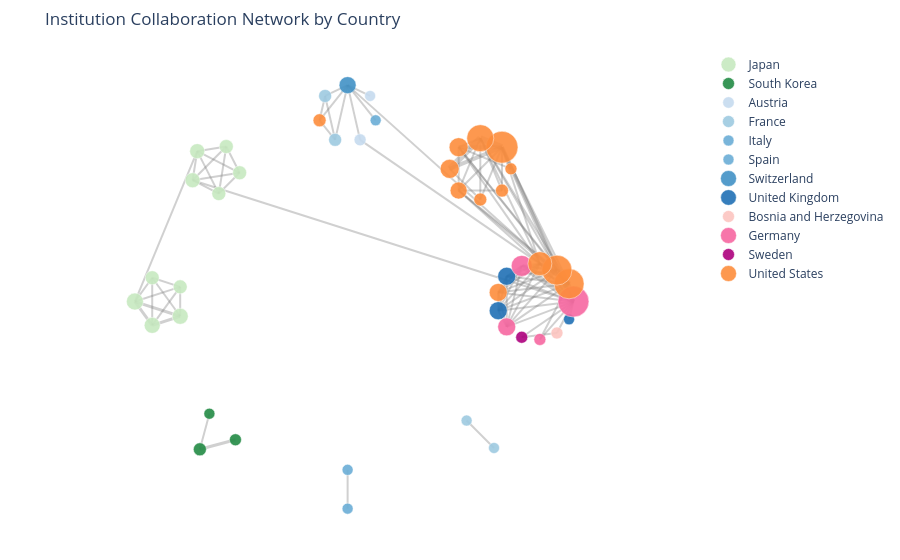

Notebook cell for this chart:
### Markdown cell above
### Plot: collaboration network by country

### Code cell
make_country_plot(
    node_df_step2,
    edge_df_step2,
    positions_step2,
    title="Institution Collaboration Network by Country",
    save_name="Institution_Collaboration_Network_by_Country.png",
)

### Figure 1 — Plotly figure (JSON) as saved in the notebook; plotly's stock layout.template omitted (floating-point values rounded to 4 significant figures)
{"data": [{"hoverinfo": "text", "line": {"color": "rgba(120, 120, 120, 0.35)", "width": 6.0}, "mode": "lines", "showlegend": false, "text": "BNL - JLab: 5 shared contributions", "type": "scatter", "x": [4.243, 4.936, null], "y": [5.223, 4.936, null]}, {"hoverinfo": "text", "line": {"color": "rgba(120, 120, 120, 0.35)", "width": 6.0}, "mode": "lines", "showlegend": false, "text": "BNL - Cornell: 5 shared contributions", "type": "scatter", "x": [4.243, 3.263, null], "y": [5.223, 4.243, null]}, {"hoverinfo": "text", "line": {"color": "rgba(120, 120, 120, 0.35)", "width": 5.0}, "mode": "lines", "showlegend": false, "text": "LBNL - SLAC: 4 shared contributions", "type": "scatter", "x": [6.693, 7.08, null], "y": [1.004, 0.567, null]}, {"hoverinfo": "text", "line": {"color": "rgba(120, 120, 120, 0.35)", "width": 5.0}, "mode": "lines", "showlegend": false, "text": "DESY - TUHH: 4 shared contributions", "type": "scatter", "x": [7.22, 5.567, null], "y": [0.0, 1.141, null]}, {"hoverinfo": "text", "line": {"color": "rgba(120, 120, 120, 0.35)", "width": 4.0}, "mode": "lines", "showlegend": false, "text": "Cornell - JLab: 3 shared contributions", "type": "scatter", "x": [3.263, 4.936, null], "y": [4.243, 4.936, null]}, {"hoverinfo": "text", "line": {"color": "rgba(120, 120, 120, 0.35)", "width": 4.0}, "mode": "lines", "showlegend": false, "text": "JLab - ORNL: 3 shared contributions", "type": "scatter", "x": [4.936, 3.55, null], "y": [4.936, 4.936, null]}, {"hoverinfo": "text", "line": {"color": "rgba(120, 120, 120, 0.35)", "width": 4.0}, "mode": "lines", "showlegend": false, "text": "DESY - LBNL: 3 shared contributions", "type": "scatter", "x": [7.22, 6.693, null], "y": [0.0, 1.004, null]}, {"hoverinfo": "text", "line": {"color": "rgba(120, 120, 120, 0.35)", "width": 4.0}, "mode": "lines", "showlegend": false, "text": "JLab - LBNL: 3 shared contributions", "type": "scatter", "x": [4.936, 6.693, null], "y": [4.936, 1.004, null]}, {"hoverinfo": "text", "line": {"color": "rgba(120, 120, 120, 0.35)", "width": 3.0}, "mode": "lines", "showlegend": false, "text": "ANL - SLAC: 2 shared contributions", "type": "scatter", "x": [6.147, 7.08, null], "y": [1.211, 0.567, null]}, {"hoverinfo": "text", "line": {"color": "rgba(120, 120, 120, 0.35)", "width": 3.0}, "mode": "lines", "showlegend": false, "text": "RIKEN - RNC: 2 shared contributions", "type": "scatter", "x": [-6.8, -5.353, null], "y": [8.328e-16, -0.4702, null]}, {"hoverinfo": "text", "line": {"color": "rgba(120, 120, 120, 0.35)", "width": 3.0}, "mode": "lines", "showlegend": false, "text": "ANL - LBNL: 2 shared contributions", "type": "scatter", "x": [6.147, 6.693, null], "y": [1.211, 1.004, null]}, {"hoverinfo": "text", "line": {"color": "rgba(120, 120, 120, 0.35)", "width": 3.0}, "mode": "lines", "showlegend": false, "text": "RIKEN - TRIP: 2 shared contributions", "type": "scatter", "x": [-6.8, -6.247, null], "y": [8.328e-16, -0.7608, null]}, {"hoverinfo": "text", "line": {"color": "rgba(120, 120, 120, 0.35)", "width": 3.0}, "mode": "lines", "showlegend": false, "text": "RNC - TRIP: 2 shared contributions", "type": "scatter", "x": [-5.353, -6.247, null], "y": [-0.4702, -0.7608, null]}, {"hoverinfo": "text", "line": {"color": "rgba(120, 120, 120, 0.35)", "width": 3.0}, "mode": "lines", "showlegend": false, "text": "KBSI - PAL: 2 shared contributions", "type": "scatter", "x": [-3.586, -4.723, null], "y": [-4.419, -4.723, null]}, {"hoverinfo": "text", "line": {"color": "rgba(120, 120, 120, 0.35)", "width": 3.0}, "mode": "lines", "showlegend": false, "text": "DESY - SLAC: 2 shared contributions", "type": "scatter", "x": [7.22, 7.08, null], "y": [0.0, 0.567, null]}, {"hoverinfo": "text", "line": {"color": "rgba(120, 120, 120, 0.35)", "width": 3.0}, "mode": "lines", "showlegend": false, "text": "DESY - JLab: 2 shared contributions", "type": "scatter", "x": [7.22, 4.936, null], "y": [0.0, 4.936, null]}, {"hoverinfo": "text", "line": {"color": "rgba(120, 120, 120, 0.35)", "width": 2.0}, "mode": "lines", "showlegend": false, "text": "DESY - LU: 1 shared contributions", "type": "scatter", "x": [7.22, 5.567, null], "y": [0.0, -1.141, null]}, {"hoverinfo": "text", "line": {"color": "rgba(120, 120, 120, 0.35)", "width": 2.0}, "mode": "lines", "showlegend": false, "text": "DESY - UniSarajevo: 1 shared contributions", "type": "scatter", "x": [7.22, 6.693, null], "y": [0.0, -1.004, null]}, {"hoverinfo": "text", "line": {"color": "rgba(120, 120, 120, 0.35)", "width": 2.0}, "mode": "lines", "showlegend": false, "text": "LU - UniSarajevo: 1 shared contributions", "type": "scatter", "x": [5.567, 6.693, null], "y": [-1.141, -1.004, null]}, {"hoverinfo": "text", "line": {"color": "rgba(120, 120, 120, 0.35)", "width": 2.0}, "mode": "lines", "showlegend": false, "text": "IRFU - Paris-Saclay: 1 shared contributions", "type": "scatter", "x": [3.804, 4.681, null], "y": [-3.804, -4.681, null]}, {"hoverinfo": "text", "line": {"color": "rgba(120, 120, 120, 0.35)", "width": 2.0}, "mode": "lines", "showlegend": false, "text": "KAERI - PAL: 1 shared contributions", "type": "scatter", "x": [-4.419, -4.723, null], "y": [-3.586, -4.723, null]}, {"hoverinfo": "text", "line": {"color": "rgba(120, 120, 120, 0.35)", "width": 2.0}, "mode": "lines", "showlegend": false, "text": "UChicago - UoL: 1 shared contributions", "type": "scatter", "x": [4.815, 5.087, null], "y": [0.292, 0.809, null]}, {"hoverinfo": "text", "line": {"color": "rgba(120, 120, 120, 0.35)", "width": 2.0}, "mode": "lines", "showlegend": false, "text": "DESY - HZB: 1 shared contributions", "type": "scatter", "x": [7.22, 6.147, null], "y": [0.0, -1.211, null]}, {"hoverinfo": "text", "line": {"color": "rgba(120, 120, 120, 0.35)", "width": 2.0}, "mode": "lines", "showlegend": false, "text": "TUHH - UoL: 1 shared contributions", "type": "scatter", "x": [5.567, 5.087, null], "y": [1.141, 0.809, null]}, {"hoverinfo": "text", "line": {"color": "rgba(120, 120, 120, 0.35)", "width": 2.0}, "mode": "lines", "showlegend": false, "text": "TUHH - UChicago: 1 shared contributions", "type": "scatter", "x": [5.567, 4.815, null], "y": [1.141, 0.292, null]}, {"hoverinfo": "text", "line": {"color": "rgba(120, 120, 120, 0.35)", "width": 2.0}, "mode": "lines", "showlegend": false, "text": "SLAC - UoL: 1 shared contributions", "type": "scatter", "x": [7.08, 5.087, null], "y": [0.567, 0.809, null]}, {"hoverinfo": "text", "line": {"color": "rgba(120, 120, 120, 0.35)", "width": 2.0}, "mode": "lines", "showlegend": false, "text": "DESY - ISIS: 1 shared contributions", "type": "scatter", "x": [7.22, 7.08, null], "y": [0.0, -0.567, null]}, {"hoverinfo": "text", "line": {"color": "rgba(120, 120, 120, 0.35)", "width": 2.0}, "mode": "lines", "showlegend": false, "text": "SLAC - TUHH: 1 shared contributions", "type": "scatter", "x": [7.08, 5.567, null], "y": [0.567, 1.141, null]}, {"hoverinfo": "text", "line": {"color": "rgba(120, 120, 120, 0.35)", "width": 2.0}, "mode": "lines", "showlegend": false, "text": "LBNL - UoL: 1 shared contributions", "type": "scatter", "x": [6.693, 5.087, null], "y": [1.004, 0.809, null]}, {"hoverinfo": "text", "line": {"color": "rgba(120, 120, 120, 0.35)", "width": 2.0}, "mode": "lines", "showlegend": false, "text": "LBNL - UChicago: 1 shared contributions", "type": "scatter", "x": [6.693, 4.815, null], "y": [1.004, 0.292, null]}, {"hoverinfo": "text", "line": {"color": "rgba(120, 120, 120, 0.35)", "width": 2.0}, "mode": "lines", "showlegend": false, "text": "LBNL - TUHH: 1 shared contributions", "type": "scatter", "x": [6.693, 5.567, null], "y": [1.004, 1.141, null]}, {"hoverinfo": "text", "line": {"color": "rgba(120, 120, 120, 0.35)", "width": 2.0}, "mode": "lines", "showlegend": false, "text": "KIT - UoL: 1 shared contributions", "type": "scatter", "x": [5.087, 5.087, null], "y": [-0.809, 0.809, null]}, {"hoverinfo": "text", "line": {"color": "rgba(120, 120, 120, 0.35)", "width": 2.0}, "mode": "lines", "showlegend": false, "text": "KIT - UChicago: 1 shared contributions", "type": "scatter", "x": [5.087, 4.815, null], "y": [-0.809, 0.292, null]}, {"hoverinfo": "text", "line": {"color": "rgba(120, 120, 120, 0.35)", "width": 2.0}, "mode": "lines", "showlegend": false, "text": "KIT - TUHH: 1 shared contributions", "type": "scatter", "x": [5.087, 5.567, null], "y": [-0.809, 1.141, null]}, {"hoverinfo": "text", "line": {"color": "rgba(120, 120, 120, 0.35)", "width": 2.0}, "mode": "lines", "showlegend": false, "text": "SLAC - UChicago: 1 shared contributions", "type": "scatter", "x": [7.08, 4.815, null], "y": [0.567, 0.292, null]}, {"hoverinfo": "text", "line": {"color": "rgba(120, 120, 120, 0.35)", "width": 2.0}, "mode": "lines", "showlegend": false, "text": "Kyutech - OMU: 1 shared contributions", "type": "scatter", "x": [-3.879, -3.452, null], "y": [4.955, 4.117, null]}, {"hoverinfo": "text", "line": {"color": "rgba(120, 120, 120, 0.35)", "width": 2.0}, "mode": "lines", "showlegend": false, "text": "KEK - Kyutech: 1 shared contributions", "type": "scatter", "x": [-4.955, -3.879, null], "y": [3.879, 4.955, null]}, {"hoverinfo": "text", "line": {"color": "rgba(120, 120, 120, 0.35)", "width": 2.0}, "mode": "lines", "showlegend": false, "text": "KEK - OMU: 1 shared contributions", "type": "scatter", "x": [-4.955, -3.452, null], "y": [3.879, 4.117, null]}, {"hoverinfo": "text", "line": {"color": "rgba(120, 120, 120, 0.35)", "width": 2.0}, "mode": "lines", "showlegend": false, "text": "Mines Paris - UW-Madison: 1 shared contributions", "type": "scatter", "x": [-0.7193, -0.8969, null], "y": [6.574, 5.795, null]}, {"hoverinfo": "text", "line": {"color": "rgba(120, 120, 120, 0.35)", "width": 2.0}, "mode": "lines", "showlegend": false, "text": "EFEI - UW-Madison: 1 shared contributions", "type": "scatter", "x": [-0.3992, -0.8969, null], "y": [5.171, 5.795, null]}, {"hoverinfo": "text", "line": {"color": "rgba(120, 120, 120, 0.35)", "width": 2.0}, "mode": "lines", "showlegend": false, "text": "EFEI - Mines Paris: 1 shared contributions", "type": "scatter", "x": [-0.3992, -0.7193, null], "y": [5.171, 6.574, null]}, {"hoverinfo": "text", "line": {"color": "rgba(120, 120, 120, 0.35)", "width": 2.0}, "mode": "lines", "showlegend": false, "text": "CERN - UW-Madison: 1 shared contributions", "type": "scatter", "x": [4.237e-16, -0.8969, null], "y": [6.92, 5.795, null]}, {"hoverinfo": "text", "line": {"color": "rgba(120, 120, 120, 0.35)", "width": 2.0}, "mode": "lines", "showlegend": false, "text": "CERN - Mines Paris: 1 shared contributions", "type": "scatter", "x": [4.237e-16, -0.7193, null], "y": [6.92, 6.574, null]}, {"hoverinfo": "text", "line": {"color": "rgba(120, 120, 120, 0.35)", "width": 2.0}, "mode": "lines", "showlegend": false, "text": "CERN - EFEI: 1 shared contributions", "type": "scatter", "x": [4.237e-16, -0.3992, null], "y": [6.92, 5.171, null]}, {"hoverinfo": "text", "line": {"color": "rgba(120, 120, 120, 0.35)", "width": 2.0}, "mode": "lines", "showlegend": false, "text": "TRIP - Tohoku: 1 shared contributions", "type": "scatter", "x": [-6.247, -5.353, null], "y": [-0.7608, 0.4702, null]}, {"hoverinfo": "text", "line": {"color": "rgba(120, 120, 120, 0.35)", "width": 2.0}, "mode": "lines", "showlegend": false, "text": "Science Tokyo - Tohoku: 1 shared contributions", "type": "scatter", "x": [-6.247, -5.353, null], "y": [0.7608, 0.4702, null]}, {"hoverinfo": "text", "line": {"color": "rgba(120, 120, 120, 0.35)", "width": 2.0}, "mode": "lines", "showlegend": false, "text": "Science Tokyo - TRIP: 1 shared contributions", "type": "scatter", "x": [-6.247, -6.247, null], "y": [0.7608, -0.7608, null]}, {"hoverinfo": "text", "line": {"color": "rgba(120, 120, 120, 0.35)", "width": 2.0}, "mode": "lines", "showlegend": false, "text": "RNC - Tohoku: 1 shared contributions", "type": "scatter", "x": [-5.353, -5.353, null], "y": [-0.4702, 0.4702, null]}, {"hoverinfo": "text", "line": {"color": "rgba(120, 120, 120, 0.35)", "width": 2.0}, "mode": "lines", "showlegend": false, "text": "RNC - Science Tokyo: 1 shared contributions", "type": "scatter", "x": [-5.353, -6.247, null], "y": [-0.4702, 0.7608, null]}, {"hoverinfo": "text", "line": {"color": "rgba(120, 120, 120, 0.35)", "width": 2.0}, "mode": "lines", "showlegend": false, "text": "RIKEN - Tohoku: 1 shared contributions", "type": "scatter", "x": [-6.8, -5.353, null], "y": [8.328e-16, 0.4702, null]}, {"hoverinfo": "text", "line": {"color": "rgba(120, 120, 120, 0.35)", "width": 2.0}, "mode": "lines", "showlegend": false, "text": "RIKEN - Science Tokyo: 1 shared contributions", "type": "scatter", "x": [-6.8, -6.247, null], "y": [8.328e-16, 0.7608, null]}, {"hoverinfo": "text", "line": {"color": "rgba(120, 120, 120, 0.35)", "width": 2.0}, "mode": "lines", "showlegend": false, "text": "UOsaka - UTokyo: 1 shared contributions", "type": "scatter", "x": [-4.117, -4.808, null], "y": [3.452, 4.808, null]}, {"hoverinfo": "text", "line": {"color": "rgba(120, 120, 120, 0.35)", "width": 2.0}, "mode": "lines", "showlegend": false, "text": "OMU - UTokyo: 1 shared contributions", "type": "scatter", "x": [-3.452, -4.808, null], "y": [4.117, 4.808, null]}, {"hoverinfo": "text", "line": {"color": "rgba(120, 120, 120, 0.35)", "width": 2.0}, "mode": "lines", "showlegend": false, "text": "OMU - UOsaka: 1 shared contributions", "type": "scatter", "x": [-3.452, -4.117, null], "y": [4.117, 3.452, null]}, {"hoverinfo": "text", "line": {"color": "rgba(120, 120, 120, 0.35)", "width": 2.0}, "mode": "lines", "showlegend": false, "text": "Kyutech - UTokyo: 1 shared contributions", "type": "scatter", "x": [-3.879, -4.808, null], "y": [4.955, 4.808, null]}, {"hoverinfo": "text", "line": {"color": "rgba(120, 120, 120, 0.35)", "width": 2.0}, "mode": "lines", "showlegend": false, "text": "Kyutech - UOsaka: 1 shared contributions", "type": "scatter", "x": [-3.879, -4.117, null], "y": [4.955, 3.452, null]}, {"hoverinfo": "text", "line": {"color": "rgba(120, 120, 120, 0.35)", "width": 2.0}, "mode": "lines", "showlegend": false, "text": "KIT - LBNL: 1 shared contributions", "type": "scatter", "x": [5.087, 6.693, null], "y": [-0.809, 1.004, null]}, {"hoverinfo": "text", "line": {"color": "rgba(120, 120, 120, 0.35)", "width": 2.0}, "mode": "lines", "showlegend": false, "text": "KEK - UTokyo: 1 shared contributions", "type": "scatter", "x": [-4.955, -4.808, null], "y": [3.879, 4.808, null]}, {"hoverinfo": "text", "line": {"color": "rgba(120, 120, 120, 0.35)", "width": 2.0}, "mode": "lines", "showlegend": false, "text": "KEK - UOsaka: 1 shared contributions", "type": "scatter", "x": [-4.955, -4.117, null], "y": [3.879, 3.452, null]}, {"hoverinfo": "text", "line": {"color": "rgba(120, 120, 120, 0.35)", "width": 2.0}, "mode": "lines", "showlegend": false, "text": "KIT - SLAC: 1 shared contributions", "type": "scatter", "x": [5.087, 7.08, null], "y": [-0.809, 0.567, null]}, {"hoverinfo": "text", "line": {"color": "rgba(120, 120, 120, 0.35)", "width": 2.0}, "mode": "lines", "showlegend": false, "text": "ASTeC - UChicago: 1 shared contributions", "type": "scatter", "x": [4.815, 4.815, null], "y": [-0.292, 0.292, null]}, {"hoverinfo": "text", "line": {"color": "rgba(120, 120, 120, 0.35)", "width": 2.0}, "mode": "lines", "showlegend": false, "text": "DESY - UoL: 1 shared contributions", "type": "scatter", "x": [7.22, 5.087, null], "y": [0.0, 0.809, null]}, {"hoverinfo": "text", "line": {"color": "rgba(120, 120, 120, 0.35)", "width": 2.0}, "mode": "lines", "showlegend": false, "text": "BNL - LBNL: 1 shared contributions", "type": "scatter", "x": [4.243, 6.693, null], "y": [5.223, 1.004, null]}, {"hoverinfo": "text", "line": {"color": "rgba(120, 120, 120, 0.35)", "width": 2.0}, "mode": "lines", "showlegend": false, "text": "ORNL - SLAC: 1 shared contributions", "type": "scatter", "x": [3.55, 7.08, null], "y": [4.936, 0.567, null]}, {"hoverinfo": "text", "line": {"color": "rgba(120, 120, 120, 0.35)", "width": 2.0}, "mode": "lines", "showlegend": false, "text": "LBNL - ORNL: 1 shared contributions", "type": "scatter", "x": [6.693, 3.55, null], "y": [1.004, 4.936, null]}, {"hoverinfo": "text", "line": {"color": "rgba(120, 120, 120, 0.35)", "width": 2.0}, "mode": "lines", "showlegend": false, "text": "JLab - SLAC: 1 shared contributions", "type": "scatter", "x": [4.936, 7.08, null], "y": [4.936, 0.567, null]}, {"hoverinfo": "text", "line": {"color": "rgba(120, 120, 120, 0.35)", "width": 2.0}, "mode": "lines", "showlegend": false, "text": "FNAL - SLAC: 1 shared contributions", "type": "scatter", "x": [3.55, 7.08, null], "y": [3.55, 0.567, null]}, {"hoverinfo": "text", "line": {"color": "rgba(120, 120, 120, 0.35)", "width": 2.0}, "mode": "lines", "showlegend": false, "text": "FNAL - ORNL: 1 shared contributions", "type": "scatter", "x": [3.55, 3.55, null], "y": [3.55, 4.936, null]}, {"hoverinfo": "text", "line": {"color": "rgba(120, 120, 120, 0.35)", "width": 2.0}, "mode": "lines", "showlegend": false, "text": "FNAL - LBNL: 1 shared contributions", "type": "scatter", "x": [3.55, 6.693, null], "y": [3.55, 1.004, null]}, {"hoverinfo": "text", "line": {"color": "rgba(120, 120, 120, 0.35)", "width": 2.0}, "mode": "lines", "showlegend": false, "text": "FNAL - JLab: 1 shared contributions", "type": "scatter", "x": [3.55, 4.936, null], "y": [3.55, 4.936, null]}, {"hoverinfo": "text", "line": {"color": "rgba(120, 120, 120, 0.35)", "width": 2.0}, "mode": "lines", "showlegend": false, "text": "BNL - SLAC: 1 shared contributions", "type": "scatter", "x": [4.243, 7.08, null], "y": [5.223, 0.567, null]}, {"hoverinfo": "text", "line": {"color": "rgba(120, 120, 120, 0.35)", "width": 2.0}, "mode": "lines", "showlegend": false, "text": "BNL - ORNL: 1 shared contributions", "type": "scatter", "x": [4.243, 3.55, null], "y": [5.223, 4.936, null]}, {"hoverinfo": "text", "line": {"color": "rgba(120, 120, 120, 0.35)", "width": 2.0}, "mode": "lines", "showlegend": false, "text": "BNL - FNAL: 1 shared contributions", "type": "scatter", "x": [4.243, 3.55, null], "y": [5.223, 3.55, null]}, {"hoverinfo": "text", "line": {"color": "rgba(120, 120, 120, 0.35)", "width": 2.0}, "mode": "lines", "showlegend": false, "text": "ORNL - UH: 1 shared contributions", "type": "scatter", "x": [3.55, 5.223, null], "y": [4.936, 4.243, null]}, {"hoverinfo": "text", "line": {"color": "rgba(120, 120, 120, 0.35)", "width": 2.0}, "mode": "lines", "showlegend": false, "text": "ANL - ORNL: 1 shared contributions", "type": "scatter", "x": [6.147, 3.55, null], "y": [1.211, 4.936, null]}, {"hoverinfo": "text", "line": {"color": "rgba(120, 120, 120, 0.35)", "width": 2.0}, "mode": "lines", "showlegend": false, "text": "ANL - JLab: 1 shared contributions", "type": "scatter", "x": [6.147, 4.936, null], "y": [1.211, 4.936, null]}, {"hoverinfo": "text", "line": {"color": "rgba(120, 120, 120, 0.35)", "width": 2.0}, "mode": "lines", "showlegend": false, "text": "ANL - FNAL: 1 shared contributions", "type": "scatter", "x": [6.147, 3.55, null], "y": [1.211, 3.55, null]}, {"hoverinfo": "text", "line": {"color": "rgba(120, 120, 120, 0.35)", "width": 2.0}, "mode": "lines", "showlegend": false, "text": "ANL - BNL: 1 shared contributions", "type": "scatter", "x": [6.147, 4.243, null], "y": [1.211, 5.223, null]}, {"hoverinfo": "text", "line": {"color": "rgba(120, 120, 120, 0.35)", "width": 2.0}, "mode": "lines", "showlegend": false, "text": "SLAC - TU Wien: 1 shared contributions", "type": "scatter", "x": [7.08, 0.3992, null], "y": [0.567, 5.171, null]}, {"hoverinfo": "text", "line": {"color": "rgba(120, 120, 120, 0.35)", "width": 2.0}, "mode": "lines", "showlegend": false, "text": "CERN - TU Wien: 1 shared contributions", "type": "scatter", "x": [4.237e-16, 0.3992, null], "y": [6.92, 5.171, null]}, {"hoverinfo": "text", "line": {"color": "rgba(120, 120, 120, 0.35)", "width": 2.0}, "mode": "lines", "showlegend": false, "text": "CERN - SLAC: 1 shared contributions", "type": "scatter", "x": [4.237e-16, 7.08, null], "y": [6.92, 0.567, null]}, {"hoverinfo": "text", "line": {"color": "rgba(120, 120, 120, 0.35)", "width": 2.0}, "mode": "lines", "showlegend": false, "text": "HI Iberia - IFMIF-DONES: 1 shared contributions", "type": "scatter", "x": [-1.216e-15, -9.124e-16, null], "y": [-6.62, -5.38, null]}, {"hoverinfo": "text", "line": {"color": "rgba(120, 120, 120, 0.35)", "width": 2.0}, "mode": "lines", "showlegend": false, "text": "HZB - SLAC: 1 shared contributions", "type": "scatter", "x": [6.147, 7.08, null], "y": [-1.211, 0.567, null]}, {"hoverinfo": "text", "line": {"color": "rgba(120, 120, 120, 0.35)", "width": 2.0}, "mode": "lines", "showlegend": false, "text": "JLab - UH: 1 shared contributions", "type": "scatter", "x": [4.936, 5.223, null], "y": [4.936, 4.243, null]}, {"hoverinfo": "text", "line": {"color": "rgba(120, 120, 120, 0.35)", "width": 2.0}, "mode": "lines", "showlegend": false, "text": "DESY - KEK: 1 shared contributions", "type": "scatter", "x": [7.22, -4.955, null], "y": [0.0, 3.879, null]}, {"hoverinfo": "text", "line": {"color": "rgba(120, 120, 120, 0.35)", "width": 2.0}, "mode": "lines", "showlegend": false, "text": "DESY - UChicago: 1 shared contributions", "type": "scatter", "x": [7.22, 4.815, null], "y": [0.0, 0.292, null]}, {"hoverinfo": "text", "line": {"color": "rgba(120, 120, 120, 0.35)", "width": 2.0}, "mode": "lines", "showlegend": false, "text": "ANL - TUHH: 1 shared contributions", "type": "scatter", "x": [6.147, 5.567, null], "y": [1.211, 1.141, null]}, {"hoverinfo": "text", "line": {"color": "rgba(120, 120, 120, 0.35)", "width": 2.0}, "mode": "lines", "showlegend": false, "text": "DESY - KIT: 1 shared contributions", "type": "scatter", "x": [7.22, 5.087, null], "y": [0.0, -0.809, null]}, {"hoverinfo": "text", "line": {"color": "rgba(120, 120, 120, 0.35)", "width": 2.0}, "mode": "lines", "showlegend": false, "text": "ASTeC - UoL: 1 shared contributions", "type": "scatter", "x": [4.815, 5.087, null], "y": [-0.292, 0.809, null]}, {"hoverinfo": "text", "line": {"color": "rgba(120, 120, 120, 0.35)", "width": 2.0}, "mode": "lines", "showlegend": false, "text": "ASTeC - TUHH: 1 shared contributions", "type": "scatter", "x": [4.815, 5.567, null], "y": [-0.292, 1.141, null]}, {"hoverinfo": "text", "line": {"color": "rgba(120, 120, 120, 0.35)", "width": 2.0}, "mode": "lines", "showlegend": false, "text": "ASTeC - SLAC: 1 shared contributions", "type": "scatter", "x": [4.815, 7.08, null], "y": [-0.292, 0.567, null]}, {"hoverinfo": "text", "line": {"color": "rgba(120, 120, 120, 0.35)", "width": 2.0}, "mode": "lines", "showlegend": false, "text": "ASTeC - LBNL: 1 shared contributions", "type": "scatter", "x": [4.815, 6.693, null], "y": [-0.292, 1.004, null]}, {"hoverinfo": "text", "line": {"color": "rgba(120, 120, 120, 0.35)", "width": 2.0}, "mode": "lines", "showlegend": false, "text": "ASTeC - KIT: 1 shared contributions", "type": "scatter", "x": [4.815, 5.087, null], "y": [-0.292, -0.809, null]}, {"hoverinfo": "text", "line": {"color": "rgba(120, 120, 120, 0.35)", "width": 2.0}, "mode": "lines", "showlegend": false, "text": "ASTeC - DESY: 1 shared contributions", "type": "scatter", "x": [4.815, 7.22, null], "y": [-0.292, 0.0, null]}, {"hoverinfo": "text", "line": {"color": "rgba(120, 120, 120, 0.35)", "width": 2.0}, "mode": "lines", "showlegend": false, "text": "ANL - UoL: 1 shared contributions", "type": "scatter", "x": [6.147, 5.087, null], "y": [1.211, 0.809, null]}, {"hoverinfo": "text", "line": {"color": "rgba(120, 120, 120, 0.35)", "width": 2.0}, "mode": "lines", "showlegend": false, "text": "ANL - UChicago: 1 shared contributions", "type": "scatter", "x": [6.147, 4.815, null], "y": [1.211, 0.292, null]}, {"hoverinfo": "text", "line": {"color": "rgba(120, 120, 120, 0.35)", "width": 2.0}, "mode": "lines", "showlegend": false, "text": "ANL - KIT: 1 shared contributions", "type": "scatter", "x": [6.147, 5.087, null], "y": [1.211, -0.809, null]}, {"hoverinfo": "text", "line": {"color": "rgba(120, 120, 120, 0.35)", "width": 2.0}, "mode": "lines", "showlegend": false, "text": "CERN - UniVienna: 1 shared contributions", "type": "scatter", "x": [4.237e-16, 0.7193, null], "y": [6.92, 6.574, null]}, {"hoverinfo": "text", "line": {"color": "rgba(120, 120, 120, 0.35)", "width": 2.0}, "mode": "lines", "showlegend": false, "text": "ANL - DESY: 1 shared contributions", "type": "scatter", "x": [6.147, 7.22, null], "y": [1.211, 0.0, null]}, {"hoverinfo": "text", "line": {"color": "rgba(120, 120, 120, 0.35)", "width": 2.0}, "mode": "lines", "showlegend": false, "text": "ANL - ASTeC: 1 shared contributions", "type": "scatter", "x": [6.147, 4.815, null], "y": [1.211, -0.292, null]}, {"hoverinfo": "text", "line": {"color": "rgba(120, 120, 120, 0.35)", "width": 2.0}, "mode": "lines", "showlegend": false, "text": "RIKEN - UTokyo: 1 shared contributions", "type": "scatter", "x": [-6.8, -4.808, null], "y": [8.328e-16, 4.808, null]}, {"hoverinfo": "text", "line": {"color": "rgba(120, 120, 120, 0.35)", "width": 2.0}, "mode": "lines", "showlegend": false, "text": "JLab - RPI: 1 shared contributions", "type": "scatter", "x": [4.936, 4.243, null], "y": [4.936, 3.263, null]}, {"hoverinfo": "text", "line": {"color": "rgba(120, 120, 120, 0.35)", "width": 2.0}, "mode": "lines", "showlegend": false, "text": "Cornell - RPI: 1 shared contributions", "type": "scatter", "x": [3.263, 4.243, null], "y": [4.243, 3.263, null]}, {"hoverinfo": "text", "line": {"color": "rgba(120, 120, 120, 0.35)", "width": 2.0}, "mode": "lines", "showlegend": false, "text": "BNL - RPI: 1 shared contributions", "type": "scatter", "x": [4.243, 4.243, null], "y": [5.223, 3.263, null]}, {"hoverinfo": "text", "line": {"color": "rgba(120, 120, 120, 0.35)", "width": 2.0}, "mode": "lines", "showlegend": false, "text": "JLab - PNNL: 1 shared contributions", "type": "scatter", "x": [4.936, 4.936, null], "y": [4.936, 3.55, null]}, {"hoverinfo": "text", "line": {"color": "rgba(120, 120, 120, 0.35)", "width": 2.0}, "mode": "lines", "showlegend": false, "text": "BNL - PNNL: 1 shared contributions", "type": "scatter", "x": [4.243, 4.936, null], "y": [5.223, 3.55, null]}, {"hoverinfo": "text", "line": {"color": "rgba(120, 120, 120, 0.35)", "width": 2.0}, "mode": "lines", "showlegend": false, "text": "CERN - UniNa: 1 shared contributions", "type": "scatter", "x": [4.237e-16, 0.8969, null], "y": [6.92, 5.795, null]}, {"hoverinfo": "text", "line": {"color": "rgba(120, 120, 120, 0.35)", "width": 2.0}, "mode": "lines", "showlegend": false, "text": "FNAL - PNNL: 1 shared contributions", "type": "scatter", "x": [3.55, 4.936, null], "y": [3.55, 3.55, null]}, {"hoverinfo": "text", "hovertext": ["Country: Japan<br>Continent: Asia<br>Contributions: 3<br>Weighted degree: 7", "Country: Japan<br>Continent: Asia<br>Contributions: 2<br>Weighted degree: 6", "Country: Japan<br>Continent: Asia<br>Contributions: 2<br>Weighted degree: 6", "Country: Japan<br>Continent: Asia<br>Contributions: 2<br>Weighted degree: 5", "Country: Japan<br>Continent: Asia<br>Contributions: 2<br>Weighted degree: 5", "Country: Japan<br>Continent: Asia<br>Contributions: 1<br>Weighted degree: 4", "Country: Japan<br>Continent: Asia<br>Contributions: 1<br>Weighted degree: 4", "Country: Japan<br>Continent: Asia<br>Contributions: 1<br>Weighted degree: 4", "Country: Japan<br>Continent: Asia<br>Contributions: 1<br>Weighted degree: 4", "Country: Japan<br>Continent: Asia<br>Contributions: 1<br>Weighted degree: 4"], "marker": {"color": "rgb(199,233,192)", "line": {"color": "white", "width": 0.5}, "opacity": 0.9, "size": [17, 16, 16, 15, 15, 14, 14, 14, 14, 14]}, "mode": "markers", "name": "Japan", "type": "scatter", "x": [-6.8, -5.353, -6.247, -4.955, -4.808, -3.879, -3.452, -4.117, -6.247, -5.353], "y": [8.328e-16, -0.4702, -0.7608, 3.879, 4.808, 4.955, 4.117, 3.452, 0.7608, 0.4702]}, {"hoverinfo": "text", "hovertext": ["Country: South Korea<br>Continent: Asia<br>Contributions: 4<br>Weighted degree: 3", "Country: South Korea<br>Continent: Asia<br>Contributions: 3<br>Weighted degree: 2", "Country: South Korea<br>Continent: Asia<br>Contributions: 1<br>Weighted degree: 1"], "marker": {"color": "rgb(35,139,69)", "line": {"color": "white", "width": 0.5}, "opacity": 0.9, "size": [13, 12, 11]}, "mode": "markers", "name": "South Korea", "type": "scatter", "x": [-4.723, -3.586, -4.419], "y": [-4.723, -4.419, -3.586]}, {"hoverinfo": "text", "hovertext": ["Country: Austria<br>Continent: Europe<br>Contributions: 1<br>Weighted degree: 2", "Country: Austria<br>Continent: Europe<br>Contributions: 1<br>Weighted degree: 1"], "marker": {"color": "rgb(198,219,239)", "line": {"color": "white", "width": 0.5}, "opacity": 0.9, "size": [12, 11]}, "mode": "markers", "name": "Austria", "type": "scatter", "x": [0.3992, 0.7193], "y": [5.171, 6.574]}, {"hoverinfo": "text", "hovertext": ["Country: France<br>Continent: Europe<br>Contributions: 1<br>Weighted degree: 3", "Country: France<br>Continent: Europe<br>Contributions: 1<br>Weighted degree: 3", "Country: France<br>Continent: Europe<br>Contributions: 1<br>Weighted degree: 1", "Country: France<br>Continent: Europe<br>Contributions: 1<br>Weighted degree: 1"], "marker": {"color": "rgb(158,202,225)", "line": {"color": "white", "width": 0.5}, "opacity": 0.9, "size": [13, 13, 11, 11]}, "mode": "markers", "name": "France", "type": "scatter", "x": [-0.3992, -0.7193, 3.804, 4.681], "y": [5.171, 6.574, -3.804, -4.681]}, {"hoverinfo": "text", "hovertext": ["Country: Italy<br>Continent: Europe<br>Contributions: 1<br>Weighted degree: 1"], "marker": {"color": "rgb(107,174,214)", "line": {"color": "white", "width": 0.5}, "opacity": 0.9, "size": [11]}, "mode": "markers", "name": "Italy", "type": "scatter", "x": [0.8969], "y": [5.795]}, {"hoverinfo": "text", "hovertext": ["Country: Spain<br>Continent: Europe<br>Contributions: 1<br>Weighted degree: 1", "Country: Spain<br>Continent: Europe<br>Contributions: 1<br>Weighted degree: 1"], "marker": {"color": "rgb(107,174,214)", "line": {"color": "white", "width": 0.5}, "opacity": 0.9, "size": [11, 11]}, "mode": "markers", "name": "Spain", "type": "scatter", "x": [-1.216e-15, -9.124e-16], "y": [-6.62, -5.38]}, {"hoverinfo": "text", "hovertext": ["Country: Switzerland<br>Continent: Europe<br>Contributions: 14<br>Weighted degree: 7"], "marker": {"color": "rgb(66,146,198)", "line": {"color": "white", "width": 0.5}, "opacity": 0.9, "size": [17]}, "mode": "markers", "name": "Switzerland", "type": "scatter", "x": [4.237e-16], "y": [6.92]}, {"hoverinfo": "text", "hovertext": ["Country: United Kingdom<br>Continent: Europe<br>Contributions: 2<br>Weighted degree: 8", "Country: United Kingdom<br>Continent: Europe<br>Contributions: 1<br>Weighted degree: 8", "Country: United Kingdom<br>Continent: Europe<br>Contributions: 5<br>Weighted degree: 1"], "marker": {"color": "rgb(33,113,181)", "line": {"color": "white", "width": 0.5}, "opacity": 0.9, "size": [18, 18, 11]}, "mode": "markers", "name": "United Kingdom", "type": "scatter", "x": [4.815, 5.087, 7.08], "y": [-0.292, 0.809, -0.567]}, {"hoverinfo": "text", "hovertext": ["Country: Bosnia and Herzegovina<br>Continent: Europe<br>Contributions: 1<br>Weighted degree: 2"], "marker": {"color": "rgb(252,197,192)", "line": {"color": "white", "width": 0.5}, "opacity": 0.9, "size": [12]}, "mode": "markers", "name": "Bosnia and Herzegovina", "type": "scatter", "x": [6.693], "y": [-1.004]}, {"hoverinfo": "text", "hovertext": ["Country: Germany<br>Continent: Europe<br>Contributions: 17<br>Weighted degree: 21", "Country: Germany<br>Continent: Europe<br>Contributions: 4<br>Weighted degree: 11", "Country: Germany<br>Continent: Europe<br>Contributions: 1<br>Weighted degree: 8", "Country: Germany<br>Continent: Europe<br>Contributions: 1<br>Weighted degree: 2"], "marker": {"color": "rgb(247,104,161)", "line": {"color": "white", "width": 0.5}, "opacity": 0.9, "size": [31, 21, 18, 12]}, "mode": "markers", "name": "Germany", "type": "scatter", "x": [7.22, 5.567, 5.087, 6.147], "y": [0.0, 1.141, -0.809, -1.211]}, {"hoverinfo": "text", "hovertext": ["Country: Sweden<br>Continent: Europe<br>Contributions: 2<br>Weighted degree: 2"], "marker": {"color": "rgb(174,1,126)", "line": {"color": "white", "width": 0.5}, "opacity": 0.9, "size": [12]}, "mode": "markers", "name": "Sweden", "type": "scatter", "x": [5.567], "y": [-1.141]}, {"hoverinfo": "text", "hovertext": ["Country: United States<br>Continent: North America<br>Contributions: 10<br>Weighted degree: 22", "Country: United States<br>Continent: North America<br>Contributions: 13<br>Weighted degree: 20", "Country: United States<br>Continent: North America<br>Contributions: 9<br>Weighted degree: 20", "Country: United States<br>Continent: North America<br>Contributions: 11<br>Weighted degree: 17", "Country: United States<br>Continent: North America<br>Contributions: 4<br>Weighted degree: 14", "Country: United States<br>Continent: North America<br>Contributions: 6<br>Weighted degree: 9", "Country: United States<br>Continent: North America<br>Contributions: 3<br>Weighted degree: 9", "Country: United States<br>Continent: North America<br>Contributions: 1<br>Weighted degree: 8", "Country: United States<br>Continent: North America<br>Contributions: 9<br>Weighted degree: 7", "Country: United States<br>Continent: North America<br>Contributions: 2<br>Weighted degree: 3", "Country: United States<br>Continent: North America<br>Contributions: 1<br>Weighted degree: 3", "Country: United States<br>Continent: North America<br>Contributions: 1<br>Weighted degree: 3", "Country: United States<br>Continent: North America<br>Contributions: 1<br>Weighted degree: 2"], "marker": {"color": "rgb(253,141,60)", "line": {"color": "white", "width": 0.5}, "opacity": 0.9, "size": [32, 30, 30, 27, 24, 19, 19, 18, 17, 13, 13, 13, 12]}, "mode": "markers", "name": "United States", "type": "scatter", "x": [4.936, 7.08, 6.693, 4.243, 6.147, 3.263, 3.55, 4.815, 3.55, 4.936, 4.243, -0.8969, 5.223], "y": [4.936, 0.567, 1.004, 5.223, 1.211, 4.243, 4.936, 0.292, 3.55, 3.55, 3.263, 5.795, 4.243]}], "layout": {"hovermode": "closest", "margin": {"b": 20, "l": 20, "r": 20, "t": 50}, "title": {"text": "Institution Collaboration Network by Country"}, "xaxis": {"visible": false}, "yaxis": {"scaleanchor": "x", "scaleratio": 1, "visible": false}}}
